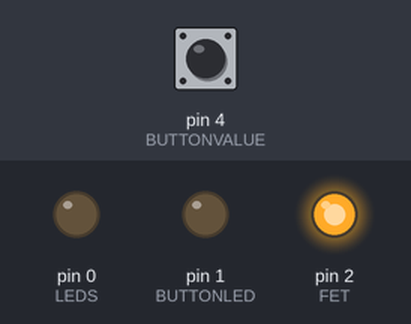
A sketch run on a simulated Arduino Uno, built with avr-gcc and run on an emulated ATmega328P. On the bench: output pins drawn as LEDs (lit = HIGH). Dashed ring = blinking. Inputs (shaded band) come from the test bench; at power-on: pin 4 (BUTTONVALUE) LOW.

Above: at 4.03 s.
4.2 s: pin 4 (BUTTONVALUE) pulled HIGH for 1.45 s
At 4.9 s:
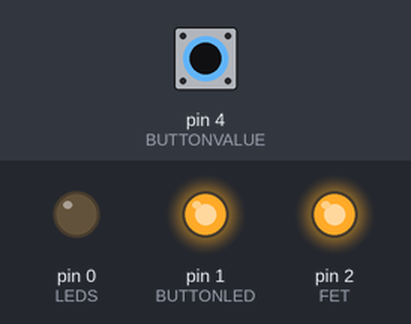
7.7 s: pin 4 (BUTTONVALUE) pulled HIGH for 1.45 s
At 9.2 s:
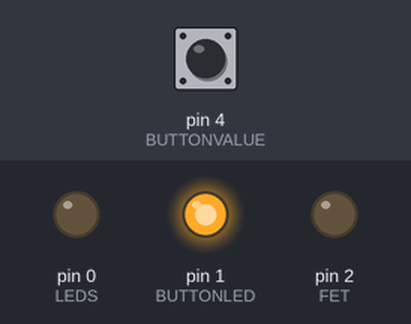
At 9.98 s:
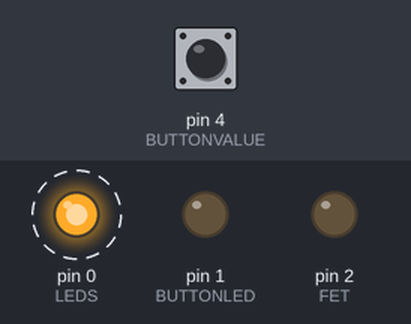
Timing chart, 0 to 17.6 s (numbered marks = the images above; inputs shaded):
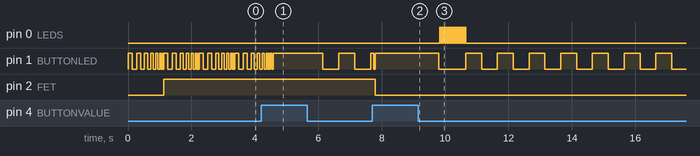

The sketch:

FlashDevice.ino
```cpp
#include <elapsedMillis.h>
 //DEFINING PINS || DO NOT CHANGE
const int LEDS = 0;
const int BUTTONLED = 1;
const int FET = 2;
const int BUTTONVALUE = 4;

//TIMERS
long flashFrequency = 1000/30;     // interval at which to blink (milliseconds)
long flashTime = 3; // Total time the flash flashes in seconds
float delayTime = 1;
float throwDelay = 2; //Delay after releasing button in seconds.
float SRD = 0.33; // Delay between blinks during find mode in seconds

//INTERNAL STATES || DO NOT TOUCH
boolean button = true; // INTERNAL BOOLEAN FOR TELLING THE STATE OF BUTTON
boolean start = true; // WHETHER START LOOP IS ACTIVE OR NOT
boolean flashActivated = false;  // STATE OF FLASH: FLASHING OR NOT FLASHING
int sensorValue = 0; // BUTTON STATE INPUT
int counter = 0; // COUNTER FOR COUNTING TIME BUTTON IS PRESSED
int ledState = LOW;             // ledState used to set the LED
long previousMillis = 0; // will store last time LED was updated
long previousMillisFindMode = 0;    // will store last time LED was updated
long previousMillisElapsedTime = 0; // will store last time LED was updated
elapsedMillis timeElapsed;
unsigned long flashElapsed;
boolean initialFlash = true;
boolean findModeActive = false;

void setup() {
  start = true;
  // initialize the digital pin as an output.
  pinMode(LEDS, OUTPUT); //LEDs
  pinMode(FET, OUTPUT); // Power FET
  pinMode(BUTTONLED, OUTPUT); // Puwer Button LED
  pinMode(BUTTONVALUE, INPUT);
}

// the loop routine runs over and over again forever:
void loop() {
  if (start == true) {
    firstBoot();
  }
  if (flashActivated == true && button == false) {
    if(initialFlash == true){
      flashElapsed = timeElapsed;
    }
    initialFlash = false;
    flash();
  }
  if (findModeActive == true){
    findMode();
    }
  checkButton();
  checkCounter();
}

void firstBoot() {
  digitalWrite(BUTTONLED, LOW);
  for (int i = 0; i < 7; i++) {
    digitalWrite(BUTTONLED, HIGH);
    delay(140 - (i * 20));
    digitalWrite(BUTTONLED, LOW);
    delay(140 - (i * 20));
  }
  digitalWrite(FET, HIGH);
  digitalWrite(BUTTONLED, HIGH);

}

void flash() {

  unsigned long currentMillisElapsedTime = millis();
  unsigned long currentMillis = millis();

  if (timeElapsed - flashElapsed >= throwDelay * 1000 ){
    if (currentMillis - previousMillis >= flashFrequency)
    {
      // save the last time you blinked the LED
      previousMillis = currentMillis;
      // if the LED is off turn it on and vice-versa:
      if (ledState == LOW){
        ledState = HIGH;
      }else{
        ledState = LOW;
      }
      // set the LED with the ledState of the variable:
      digitalWrite(LEDS, ledState);
    }
  }

  if(millis() - flashElapsed >= flashTime * 1000 + throwDelay * 1000){
    ledState = LOW;
    digitalWrite(LEDS, LOW);
    previousMillisElapsedTime = currentMillisElapsedTime;
    flashActivated = false;
    findModeActive = true;
  }
  // for (int i = 0; i < 50; i++) {
  //   digitalWrite(LEDS, HIGH);
  //   delay(1000 / 30);
  //   digitalWrite(LEDS, LOW);
  //   delay(1000 / 30);
  // }
  // findMode();
}

//Variable timer function -> Set boolean to false after timer runs out. Non blocking code. (Button to cancel)
void findMode() {
  if (millis() - previousMillisFindMode >= 500){
    previousMillisFindMode = millis();
    if (ledState == LOW){
      ledState = HIGH;
    }
    else{
      ledState = LOW;
    }
    // set the LED with the ledState of the variable:
    digitalWrite(BUTTONLED, ledState);
  }
}

void checkButton() {
  sensorValue = digitalRead(BUTTONVALUE);
  if(sensorValue == HIGH){
    if (start == true) {
      start = false;
    }
  }else{
  }

  //  if (currentMillis - previousMillis > interval) {
  //    // save the last time you blinked the LED
  //    previousMillis = currentMillis;
  if (sensorValue == HIGH ) {
    if (flashActivated != true) {
      digitalWrite(BUTTONLED, HIGH);
      delay(50);
      digitalWrite(BUTTONLED, LOW);
      delay(50);
      button = true;
      checkCounter();
      counter++;
    }
    if(findModeActive == true){
      digitalWrite(BUTTONLED, HIGH);
      button = true;
      findModeActive = false;
      digitalWrite(FET, LOW);
      delay(2000);
    }

  } else if (sensorValue == LOW && findModeActive == false) {
    digitalWrite(BUTTONLED, LOW);
    button = false;
    counter = 0;
  } else {
    button = false;
    counter = 0;
  }
  checkCounter();
}

void checkCounter() {
  if (counter >= delayTime) {
    digitalWrite(BUTTONLED, HIGH);
    flashActivated = true;
  }
}
```

Measured:
- after the input at 7.7 s, pin 0 (LEDS): alternates HIGH for 0.03 s and LOW for 0.03 s, 26 changes in all, then stays LOW, starting after 2.1 s; pin 2 (FET): HIGH → LOW after 0.10 s
